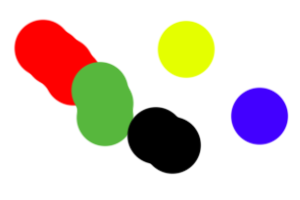
#> input picture k_means/data/test.png, 300 x 200 px
$ python main.py   (older library calls are emulated)
#> lines starting #> are read from the running program, lines starting #| are printed output that depends on the picture; long printed decimals are rounded
### k_means/alg.py
import decimal
import numpy as np

def k_means(k, dataset):
    print("Analyzing dataset...")
    count, dim = dataset.shape
    print("Record count: %d\nDim: %d" % (count, dim))
    print()
    centroids = _select_random_centroids(dataset, k)
    print("Select random centroids from the dataset\n%s" % centroids)
    clusters = _cluster(dataset, centroids)

    changed = True
    iteration = 0
    while changed:
        centroids = _calc_centroids(clusters)
        iteration += 1
        print("Start #%d iteration by using centroids\n%s" % (iteration, centroids))
        new_clusters = _cluster(dataset, centroids)
        changed = not _clusters_equal(clusters, new_clusters)
        if changed:
            clusters = new_clusters
    return clusters


def _cluster(dataset, centroids):
    clusters = [];
    for i in range(len(centroids)):
        clusters.append([])
    for point in dataset:
        distance = _calc_distance(centroids, point);
        cluster = clusters[distance.argmin()]
        cluster.append(point)
    for i, cluster in enumerate(clusters):
        clusters[i] = np.array(cluster)
    return clusters


def _calc_distance(centroids, point):
    return np.sqrt(np.sum((centroids - point) ** 2, axis=-1))


def _calc_centroids(clusters):
    centroids = []
    dim = 0
    for cluster in clusters:
        centroid = []
        if (dim == 0 and len(cluster) > 0):
            dim = cluster[0].shape[0]
        for d in range(dim):
            centroid.append(np.mean(cluster[:, d]))
        centroids.append(centroid)
    return np.array(centroids)


def _select_random_centroids(dataset, k):
    centroids = []
    count = len(dataset)
    for i in range(k):
        index = int(np.random.uniform(0, count))
        centroids.append(dataset[index])
    return np.array(centroids)

def _clusters_equal(a, b):
    for i, cluster in enumerate(a):
        equal = np.array_equal(cluster, b[i])
        if not equal:
            return False
    return True

### k_means/main.py
import os

import numpy as np
from matplotlib import pyplot as plt
from scipy.misc import imread

from alg import k_means

def main():
    img = load_img("%s/%s" % (os.path.abspath(os.path.dirname(__file__)), "data/test.png"))
#> in load_img, img is the input picture: shape (200, 300, 3); mean R, G, B 219.1, 207.1, 198.8
#| Image loaded: 300 x 200
    dataset = extract_rgb_dataset(img)
#> after the loop in extract_rgb_dataset, `for y in range(height):`: points = 18319 items, first 6: (0.123, 0.09, 1, 0.996, 0.996), (0.127, 0.09, 1, 0.992, 0.992), (0.13, 0.09, 1, 0.984, 0.984), (0.133, 0.09, 1, 0.976, 0.976), (0.137, 0.09, 1, 0.973, 0.973), (0.14, 0.09, 1, 0.969, 0.969)
#| 18319 points were extracted from the image.
    print("\n**** Beginning of K-Means ****")
    clusters = k_means(5, dataset)
#| Record count: 18319
#| Dim: 5
#> in _select_random_centroids, `count = len(dataset)`: count = 18319
#> the loop in _select_random_centroids, `for i in range(k):` made 5 passes
#> index on passes 1 to 5: 10053, 13101, 11042, 9981, 7760
#> after the loop in _select_random_centroids, `for i in range(k):`: centroids = [[0.917, 0.515, 0.259, 0, 1], [0.457, 0.615, 0, 0, 0], [0.267, 0.555, 0.341, 0.718, 0.239], [0.353, 0.515, 0.341, 0.718, 0.239], [0.177, 0.425, 1, 0, 0]]
#| Select random centroids from the dataset
#| [[0.9167 0.515      0.2588 0.         1.        ]
#|  [0.4567 0.615      0.         0.         0.        ]
#|  [0.2667 0.555      0.3412 0.7176 0.2392]
#|  [0.3533 0.515      0.3412 0.7176 0.2392]
#|  [0.1767 0.425      1.         0.         0.        ]]
#> the loop in _cluster, `for i in range(len(centroids)):` made 5 passes
#> after the loop in _cluster, `for i in range(len(centroids)):`: clusters = [[], [], [], [], []]
#> the loop in _cluster, `for point in dataset:` made 18319 passes
#> (point, distance) on passes 1, 3, 4: ([0.123, 0.09, 1, 0.996, 0.996], [1.53, 1.84, 1.15, 1.15, 1.45]), ([0.13, 0.09, 1, 0.984, 0.984], [1.52, 1.82, 1.14, 1.14, 1.43]), ([0.133, 0.09, 1, 0.976, 0.976], [1.52, 1.81, 1.13, 1.13, 1.42])
#> the loop in _cluster, `for i, cluster in enumerate(clusters):` made 5 passes
#> after the loop in _cluster, `for i, cluster in enumerate(clusters):`: clusters = 5 items
#> the loop in k_means, `while changed:` made 6 passes
#> changed on passes 1 to 6: True, True, True, True, True, False
#> (printed output is left out)
#> after the loop in k_means, `while changed:`: iteration = 6
#> clusters = 5 items
    colors = [ "#1f77b4", "#ff7f0e", "#2ca02c", "#d62728", "#e377c2" ]
    markers = [ 'o', 'v', '^', '<', '>', '8', 's', 'p', '*', 'h', 'H', 'D', 'd' ]
    for i, cluster in enumerate(clusters):
        print("#%d: %d" % (i, len(cluster)))
        plt.scatter(cluster[:, 0], cluster[:, 1] * -1, s=15, c=colors[i], marker = markers[i])
#> this loop made 5 passes
#| #0: 2585
#| #1: 3531
#| #2: 4215
#| #3: 4020
#| #4: 3968
    plt.show()
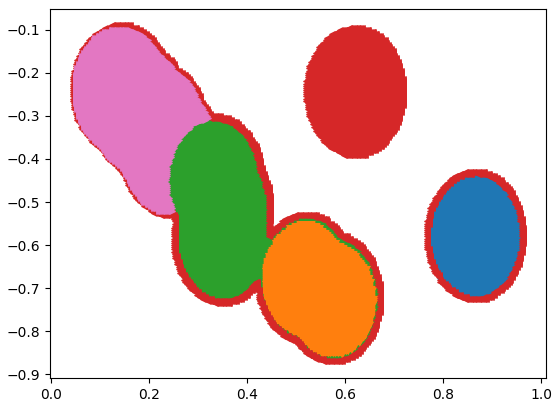
#> figure drawn by matplotlib, 1 panel
    print("******* End of K-Means *******")

def extract_gray_scaled_dataset(img):
    print("Extracting points...")
    gray_scaled_img = np.average(img, axis = -1)
    points = [];
    for y in range(gray_scaled_img.shape[0]):
        row = gray_scaled_img[y]
        for x in range(row.shape[0]):
            if row[x] != 255:
                points.append((x, y))
    print("%d points were extracted from the image." % len(points))
    return np.array(points)

def extract_rgb_dataset(img):
    print("Extracting points...")
    points = [];
    height, width, color_depth = img.shape
    for y in range(height):
        row = img[y]
        for x in range(width):
            color = row[x];
            if not np.array_equal(color, [255, 255, 255]):
                points.append((x / width, y / height, color[0] / 255, color[1] / 255, color[2] / 255))
    print("%d points were extracted from the image." % len(points))
    return np.array(points)

def load_img(file_name):
    print("Loading image '%s'..." % file_name)
    img = imread(file_name)
    print("Image loaded: %d x %d" % (img.shape[1], img.shape[0]))
    return img

if __name__ == "__main__":
    main()
